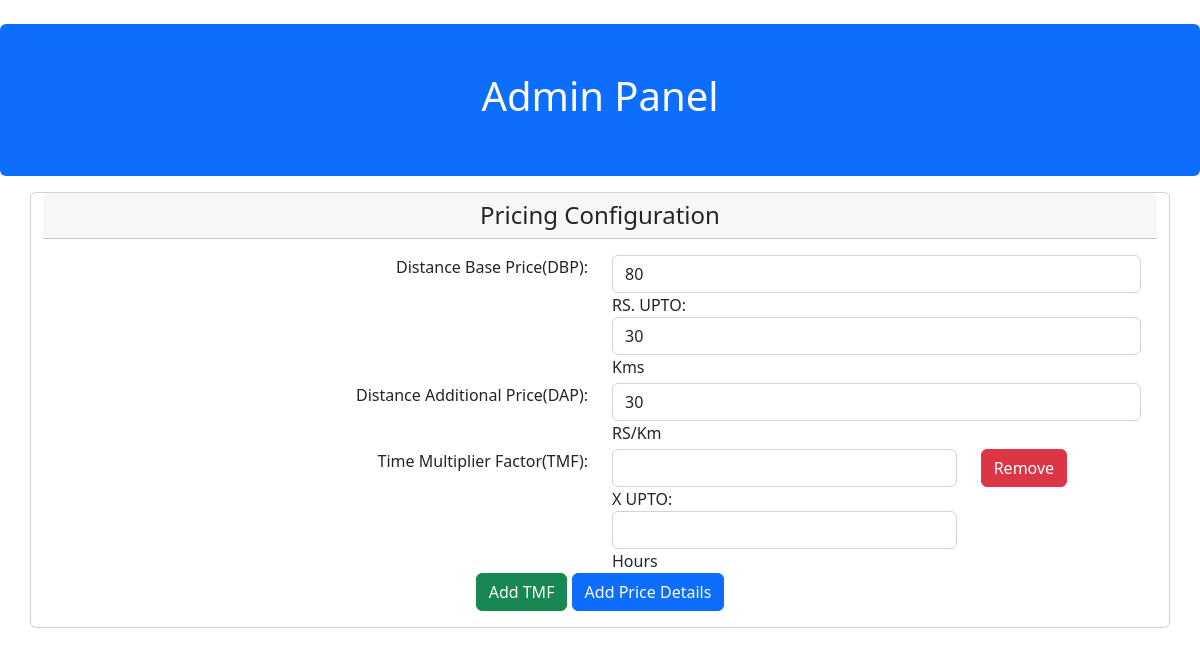
/edit_price/1, run on the app's committed database.
### tables this page shows
CREATE TABLE prices(id INTEGER PRIMARY KEY AUTOINCREMENT,base_price TEXT,base_distance TEXT,dap TEXT,tmf TEXT,tmf_range TEXT,status TEXT);

### main.py (the view)
@app.route('/edit_price/<a>')
def edit_price(a):
    conn = sqlite3.connect("price_module.db")
    cur = conn.execute("SELECT * FROM prices WHERE id=?",(a,))
    price = cur.fetchone()
    rows = price_all()
    return render_template("edit_price.html",price=price)

### main.py (called while the page is built)
def price_all():
    conn = sqlite3.connect("price_module.db")
    cur = conn.execute("SELECT * FROM prices")
    return (cur.fetchall())

### templates/edit_price.html (shortened to what this page needs)
<!DOCTYPE html>
<html>
<head>
  <link href="https://cdn.jsdelivr.net/npm/bootstrap@5.2.3/dist/css/bootstrap.min.css" rel="stylesheet">
</head>
<body>
  <div class="mt-4 p-5 text-center bg-primary text-white rounded">
<h1>Admin Panel</h1>
  </div>
<div class="container text-center mt-3 card">
    <div class="card-header h4">Pricing Configuration</div>
    <div class="card-body">
<form action="/update_price/{{price[0]}}" method="POST">
    <div class="row">
        <div class="col-6 text-end">
            <label class="form-label" for="dbp">Distance Base Price(DBP):</label>
        </div>
        <div class="col-6 text-start">
            <input type="number" class="form-control" name="base_price" id="dbp" step="any" value="{{price[1]}}">RS.
              UPTO:<input type="number" class="form-control" name="base_distance" step="any" value="{{price[2]}}">Kms
        </div>
    </div>
    <div class="row mt-1">
        <div class="col-6 text-end">
            <label class="form-label" for="dap">Distance Additional Price(DAP):</label>
        </div>
        <div class="col-6 text-start">
            <input type="number" name="dap" class="form-control" id="dap" step="any" value="{{price[3]}}">RS/Km
        </div>
    </div>
                                    <div class="copy hide">
          <div class="control-group " >
            <div class="row mt-1">
        <div class="col-6 text-end">
            <label class="form-label" >Time Multiplier Factor(TMF):</label>
        </div>
        <div class="col-4 text-start">
            <input type="number" name="tmf" class="form-control"  step="any">X
            UPTO:<input type="number" name="tmf_range" class="form-control"  step="any">Hours
        </div>
                                                    <div class=" text-start col-sm-2">
              <button class="btn btn-danger remove" type="button"> Remove</button>
                                    </div>
    </div>
                </div>
            </div>
    <button class="btn btn-success add-more" type="button">Add TMF</button>
    <input type="submit" value="Add Price Details" class="btn btn-primary">
</form>
    </div>
</div>
</body>
</html>

### data on the page
prices: base_price "80", base_distance "30", dap "30"
